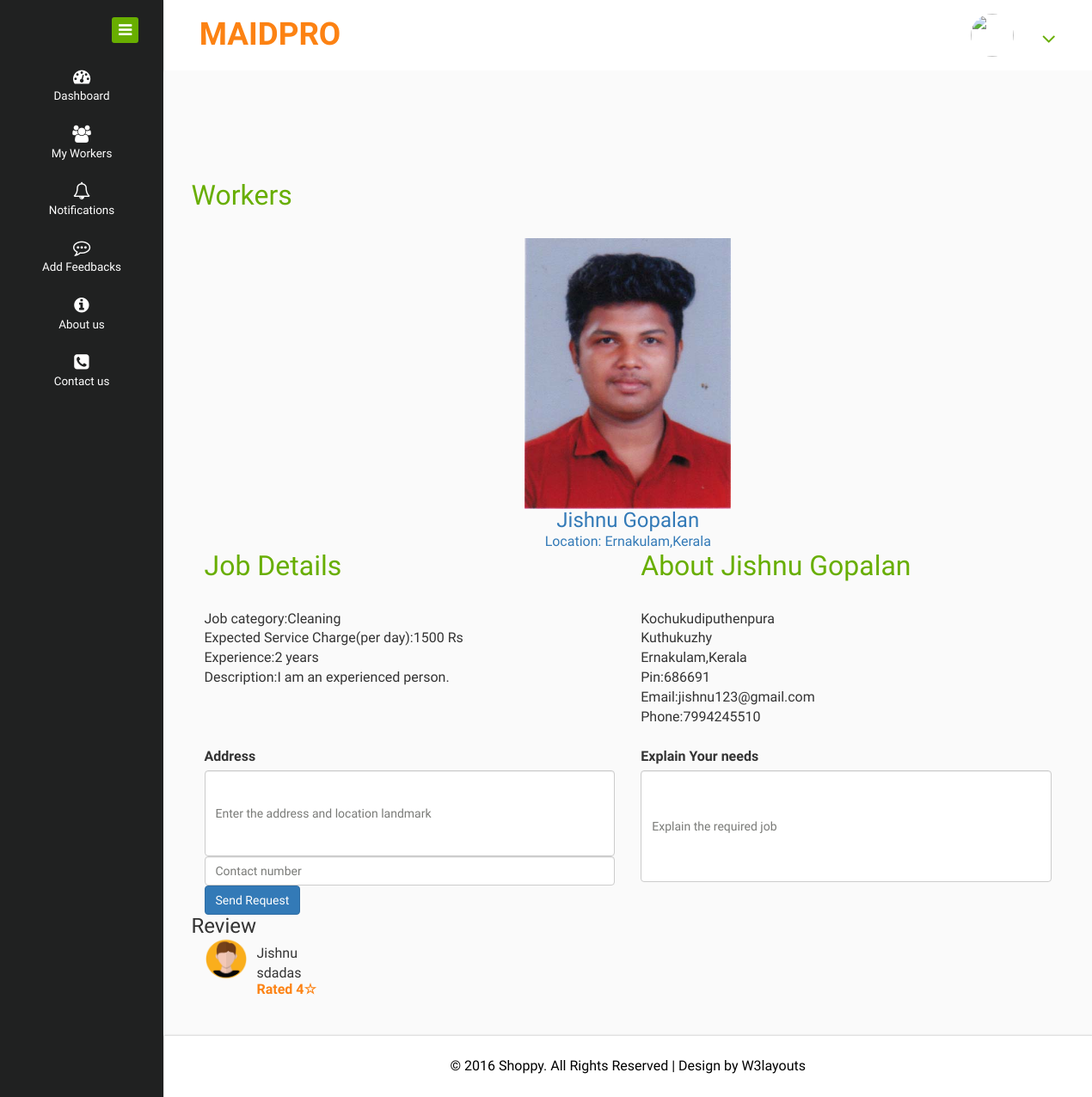
Screenshot of /users/viewdetails.php?email=jishnu123@gmail.com with the database file from the repository.
### tables this page shows
CREATE TABLE `registration` (
  `user_id` int(11) NOT NULL,
  `email` varchar(50) NOT NULL,
  `name` varchar(30) NOT NULL,
  `phone` bigint(11) NOT NULL,
  `profile_pic` varchar(50) NOT NULL DEFAULT 'images/profile_pic.png',
  `house` varchar(30) NOT NULL,
  `place` varchar(30) NOT NULL,
  `district` varchar(30) NOT NULL,
  `state` varchar(30) NOT NULL,
  `pincode` int(10) NOT NULL,
  `gender` varchar(20) NOT NULL,
  `date_of_birth` varchar(20) NOT NULL
);

CREATE TABLE `district` (
  `district_id` int(11) NOT NULL,
  `state_id` int(11) NOT NULL,
  `district` varchar(30) NOT NULL
);

CREATE TABLE `state` (
  `state_id` int(11) NOT NULL,
  `state` varchar(30) NOT NULL
);

CREATE TABLE `worker` (
  `worker_id` int(11) NOT NULL,
  `email` varchar(50) NOT NULL,
  `category` varchar(25) NOT NULL,
  `service_charge` int(10) NOT NULL,
  `starting_time` varchar(25) NOT NULL,
  `ending_time` varchar(25) NOT NULL,
  `description` varchar(50) NOT NULL,
  `experience` int(11) NOT NULL
);

CREATE TABLE `review` (
  `review_id` int(11) NOT NULL,
  `workerid` varchar(35) NOT NULL,
  `userid` varchar(35) NOT NULL,
  `review` varchar(80) NOT NULL,
  `star` int(11) NOT NULL
);

### users/viewdetails.php (the view, shortened to what this page needs)
<?php
    include("header.php");
?>
<?php
$worker_email=$_GET['email'];
?>
<div class="inner-block">
    <div class="blank">
        <h2>Workers</h2>
        <?php
        $sql="select * from registration,verification,worker where verification.status=1 and worker.email='$worker_email' and verification.email='$worker_email' and registration.email='$worker_email'";
        $res=mysqli_query($conn,$sql);
        if(mysqli_num_rows($res)>0){
            while ($r=mysqli_fetch_assoc($res)) {
        ?>
        <div class="col-md-12 bg-white text-center">
            <a href="viewdetails.php?email=<?php echo $r['email']?>">
            <img src="../users/<?php echo $r['profile_pic']?>" width=240>
            <h3><?php echo $r['name']?></h3>
            <p>Location:
                <?php
                                     $d=$r["district"];
                                     $s="select district from district where district_id=$d";
                        $res1=mysqli_query($conn,$s);
                        $row=mysqli_fetch_assoc($res1);
                        $c=$row["district"];
                        echo $c;
                        $d=$r["state"];
                                     $s="select state from state where state_id=$d";
                        $res1=mysqli_query($conn,$s);
                        $row=mysqli_fetch_assoc($res1);
                        $c=$row["state"];
                        echo ",$c";
                ?>
                <br>
            </p>
        </a>
        </div>
        <div class="col-md-6">
            <h2>Job Details</h2>
            <p>Job category:<?php echo $r['category']?><br>
               Expected Service Charge(per day):<?php echo $r['service_charge']?> Rs<br>
               Experience:<?php echo $r['experience']?> years
            </p>
            <p>
               Description:<?php echo $r['description']?>
            </p>
        </div>
        <div class="col-md-6">
            <h2>About <?php echo $r['name']?></h2>
            <p>
                <?php echo $r['house']?><br>
                <?php echo $r['place']?><br>
                <?php
                                     $d=$r["district"];
                                     $s="select district from district where district_id=$d";
                        $res1=mysqli_query($conn,$s);
                        $row=mysqli_fetch_assoc($res1);
                        $c=$row["district"];
                        echo $c;
                        $d=$r["state"];
                                     $s="select state from state where state_id=$d";
                        $res1=mysqli_query($conn,$s);
                        $row=mysqli_fetch_assoc($res1);
                        $c=$row["state"];
                        echo ",$c";
                ?><br>
                Pin:<?php echo $r['pincode']?><br>
                Email:<?php echo $r['email']?><br>
                Phone:<?php echo $r['phone']?>
            </p>
        </div>
        <?php
            }
        }
        else{
        ?>
        <h3 class="text-center">No workers found</h3>
        <?php
        }
        ?>
    <br>
    <?php
    if($email!=$worker_email){
    ?>
    <form method="POST" action="sendrequest.php">
        <div class="col-md-6">
             <label>Address</label>
            <input type="text" name="contact_address" class="form-control" required="" style="height: 100px;" placeholder="Enter the address and location landmark">
            <input type="text" pattern="[6789][0-9]{9}" class="form-control" name="contact_number" required="" placeholder="Contact number">
        </div>
        <div class="col-md-6">
        <label>Explain Your needs</label>
        <input type="text" class="form-control" name="needs" style="height: 130px;" required="" placeholder="Explain the required job">
    </div>
    <div class="clearfix"></div>
    <div class="col-md-6">
        <button class="btn btn-primary">Send Request</button>
    </div>
    </form>
    <?php
}
    ?>
<div class="clearfix"></div>
<h3>Review</h3>
<?php
$sql3="select * from review where workerid='$worker_email'";
$res=mysqli_query($conn,$sql3);
if(mysqli_num_rows($res)>0){
    while($r3=mysqli_fetch_assoc($res)){
        $userid=$r3['userid'];
        $sql4="select * from registration where email='$userid'";
        $r4=mysqli_fetch_assoc(mysqli_query($conn,$sql4));
?>
<div class="col-md-6">
   <div class="profile_img">
                                    <span class="prfil-img"><img style="width:30%,vertical-align: middle;
  width: 50px;
  height: 50px;
  border-radius: 50%;" src="../users/<?php echo $r4['profile_pic']?>" alt=""> </span>
                                    <div class="user-name">
                                        <?php echo $r4['name'] ?>
    <br><?php echo $r3['review']?>
    <p>Rated <?php echo $r3['star']?>☆</p>
</div>
   </div>
</div>
<div class="clearfix"></div>
<?php
    }
}
?>
</div>
</div>
<?php
    include("footer.php");
?>

### rows the page displays
registration: profile_pic (picture), name "Jishnu Gopalan", district.district "Ernakulam", state.state "Kerala", worker.category "Cleaning", worker.service_charge "1500", worker.experience "2", worker.description "I am an experienced person.", house "Kochukudiputhenpura", place "Kuthukuzhy", pincode "686691", worker.email "jishnu123@gmail.com", phone "7994245510"
review: registration.name "Jishnu", review "sdadas", star "4"
